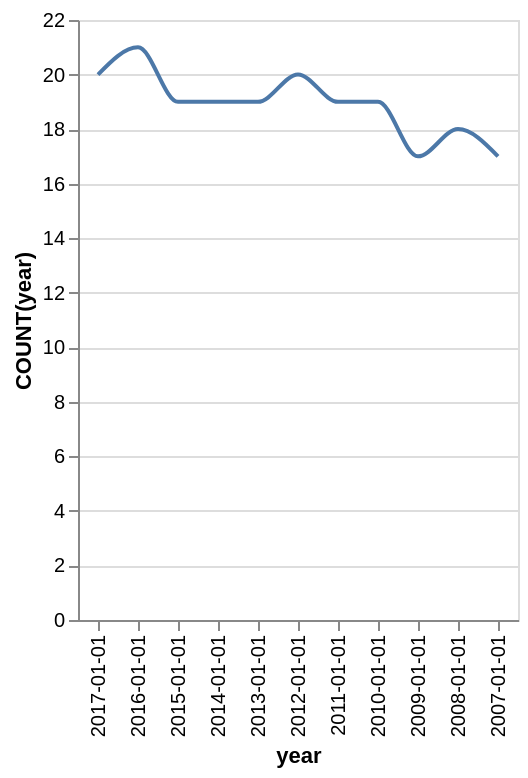

Here is the Vega-Lite specification saved for this chart:
### Vega-Lite specification from a JSON file in a GitHub repository (floating-point values rounded to 4 significant figures)
{"data": {"values": [{"x_data": "2017-01-01", "y_data": 20}, {"x_data": "2016-01-01", "y_data": 21}, {"x_data": "2015-01-01", "y_data": 19}, {"x_data": "2014-01-01", "y_data": 19}, {"x_data": "2013-01-01", "y_data": 19}, {"x_data": "2012-01-01", "y_data": 20}, {"x_data": "2011-01-01", "y_data": 19}, {"x_data": "2010-01-01", "y_data": 19}, {"x_data": "2009-01-01", "y_data": 17}, {"x_data": "2008-01-01", "y_data": 18}, {"x_data": "2007-01-01", "y_data": 17}]}, "mark": {"type": "line", "interpolate": "monotone"}, "encoding": {"x": {"field": "x_data", "type": "nominal", "title": "year", "sort": "descending"}, "y": {"field": "y_data", "type": "quantitative", "title": "COUNT(year)"}}}
